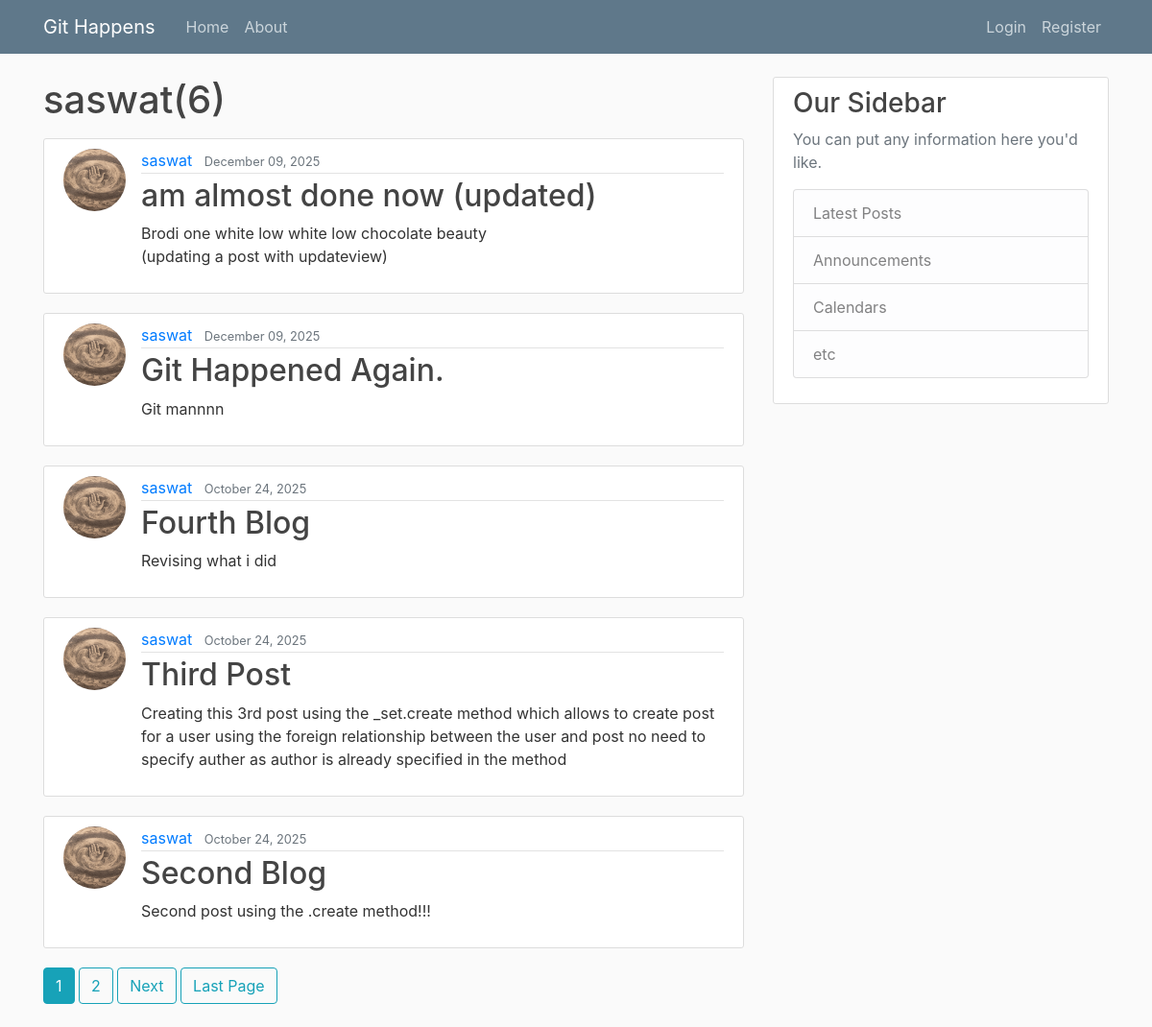
Page /user/saswat on the earlier database version.
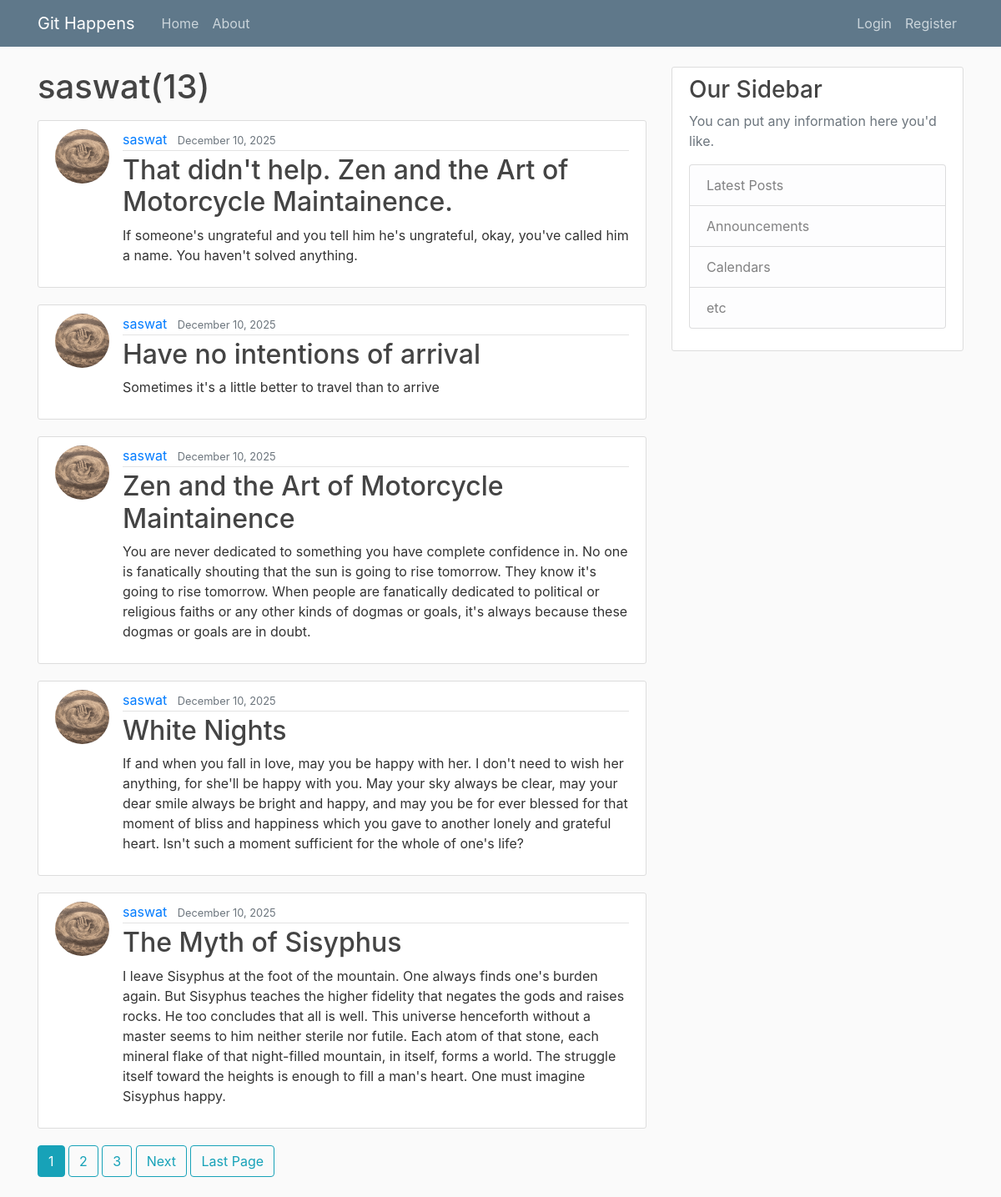
Same page on the later database version.
### blog/models.py (models this page shows, shortened)
class Post(models.Model):
    title =models.CharField(max_length=100)
    content=models.TextField()
    date_posted=models.DateTimeField(default=timezone.now)
    author= models.ForeignKey(User,on_delete=models.CASCADE) #what cascade does is when you delete the user, it deletes all its relative data, posts and etc.

### users/models.py (models this page shows, shortened)
class Profile(models.Model): # Create a Profile model that extends the existing User model (inheritance)
    user=models.OneToOneField(User, on_delete=models.CASCADE)  # Creating a one-to-one relationship with the User model
    image=models.ImageField(default='default.jpg',upload_to="profile_picture") # Add an image field for profile pictures

### blog/views.py (the view)
# urls.py: path('user/<str:username>', UserPostListView.as_view(), name='user-posts'),
class UserPostListView(ListView): #filtering the posts posted by a specific user
    model=Post #tells the class what model to query for the listview
    template_name='blog/user_posts.html'
    context_object_name='posts'
    paginate_by=5
    def get_queryset(self):
        user=get_object_or_404(User,username=self.kwargs.get('username'))
        return Post.objects.filter(author=user).order_by('-date_posted')

### blog/templates/blog/user_posts.html (shortened to what this page needs)
{%extends "blog/base.html"%}
{%block content%}
<h1 class="mb-3">{{view.kwargs.username}}({{page_obj.paginator.count}})</h1>
    {% for post in posts %}
    <article class="media content-section">
      <img class="rounded-circle article-img"  src="{{post.author.profile.image.url}}">
        <div class="media-body">
          <div class="article-metadata">
            <a class="mr-2" href="{%url 'user-posts' post.author.username%}">{{ post.author }}</a>
            <small class="text-muted">{{ post.date_posted|date:"F d, Y" }}</small>
          </div>
          <h2><a class="article-title" href="{% url 'post-detail' post.id%}">{{ post.title }}</a></h2>
          <p class="article-content">{{ post.content }}</p>
        </div>
      </article>
    {% endfor %}
    {%if is_paginated%}
      {%for num in page_obj.paginator.page_range%}
        {%if page_obj.number == num%}
          <a class="btn btn-info mb-4" href="?page={{num}}">{{num}}</a>
        {%elif num > page_obj.number|add:'-3' and  num < page_obj.number|add:'3' %}
        <a class="btn btn-outline-info mb-4" href="?page={{num}}">{{num}}</a>
        {%endif%}
      {%endfor%}
      {%if page_obj.has_next%}
        <a class="btn btn-outline-info mb-4" href="?page={{page_obj.next_page_number}}">Next</a>
        <a class="btn btn-outline-info mb-4" href="?page={{page_obj.paginator.num_pages}}">Last Page</a>
      {%endif%}
    {%endif%}
{%endblock content%}

Differences in the rows shown:
no longer on this page (row unchanged): Post: author.profile.image (picture), author "saswat", date_posted "December 09, 2025", title "am almost done now (updated)", content "Brodi one white low white low chocolate beauty (updating a post with updateview)"
no longer on this page (row unchanged): Post: author.profile.image (picture), author "saswat", date_posted "December 09, 2025", title "Git Happened Again.", content "Git mannnn"
no longer on this page (row unchanged): Post: author.profile.image (picture), author "saswat", date_posted "October 24, 2025", title "Fourth Blog", content "Revising what i did"
no longer on this page (row unchanged): Post: author.profile.image (picture), author "saswat", date_posted "October 24, 2025", title "Third Post", content "Creating this 3rd post using the _set.create method which allows to create post for a user using the foreign relationship between the user and post no need to specify auther as author is already specified in the method"
no longer on this page (row unchanged): Post: author.profile.image (picture), author "saswat", date_posted "October 24, 2025", title "Second Blog", content "Second post using the .create method!!!"
added Post: author.profile.image (picture), author "saswat", date_posted "December 10, 2025", title "That didn't help. Zen and the Art of Motorcycle Maintainence.", content "If someone's ungrateful and you tell him he's ungrateful, okay, you've called him a name. You haven't solved anything."
added Post: author.profile.image (picture), author "saswat", date_posted "December 10, 2025", title "Have no intentions of arrival", content "Sometimes it's a little better to travel than to arrive"
added Post: author.profile.image (picture), author "saswat", date_posted "December 10, 2025", title "Zen and the Art of Motorcycle Maintainence", content "You are never dedicated to something you have complete confidence in. No one is fanatically shouting that the sun is going to rise tomorrow. They know it's going to rise tomorrow. When people are fanatically dedicated to political or religious faiths or any other kinds of dogmas or goals, it's always because these dogmas or goals are in doubt."
added Post: author.profile.image (picture), author "saswat", date_posted "December 10, 2025", title "White Nights", content "If and when you fall in love, may you be happy with her. I don't need to wish her anything, for she'll be happy with you. May your sky always be clear, may your dear smile always be bright and happy, and may you be for ever blessed for that moment of bliss and happiness which you gave to another lonely and grateful heart. Isn't such a moment sufficient for the whole of one's life?"
added Post: author.profile.image (picture), author "saswat", date_posted "December 10, 2025", title "The Myth of Sisyphus", content "I leave Sisyphus at the foot of the mountain. One always finds one's burden again. But Sisyphus teaches the higher fidelity that negates the gods and raises rocks. He too concludes that all is well. This universe henceforth without a master seems to him neither sterile nor futile. Each atom of that stone, each mineral flake of that night-filled mountain, in itself, forms a world. The struggle itself toward the heights is enough to fill a man's heart. One must imagine Sisyphus happy."
Other differences:
{{ page_obj.paginator.count }}: "6" → "13"
new list line: "3"
